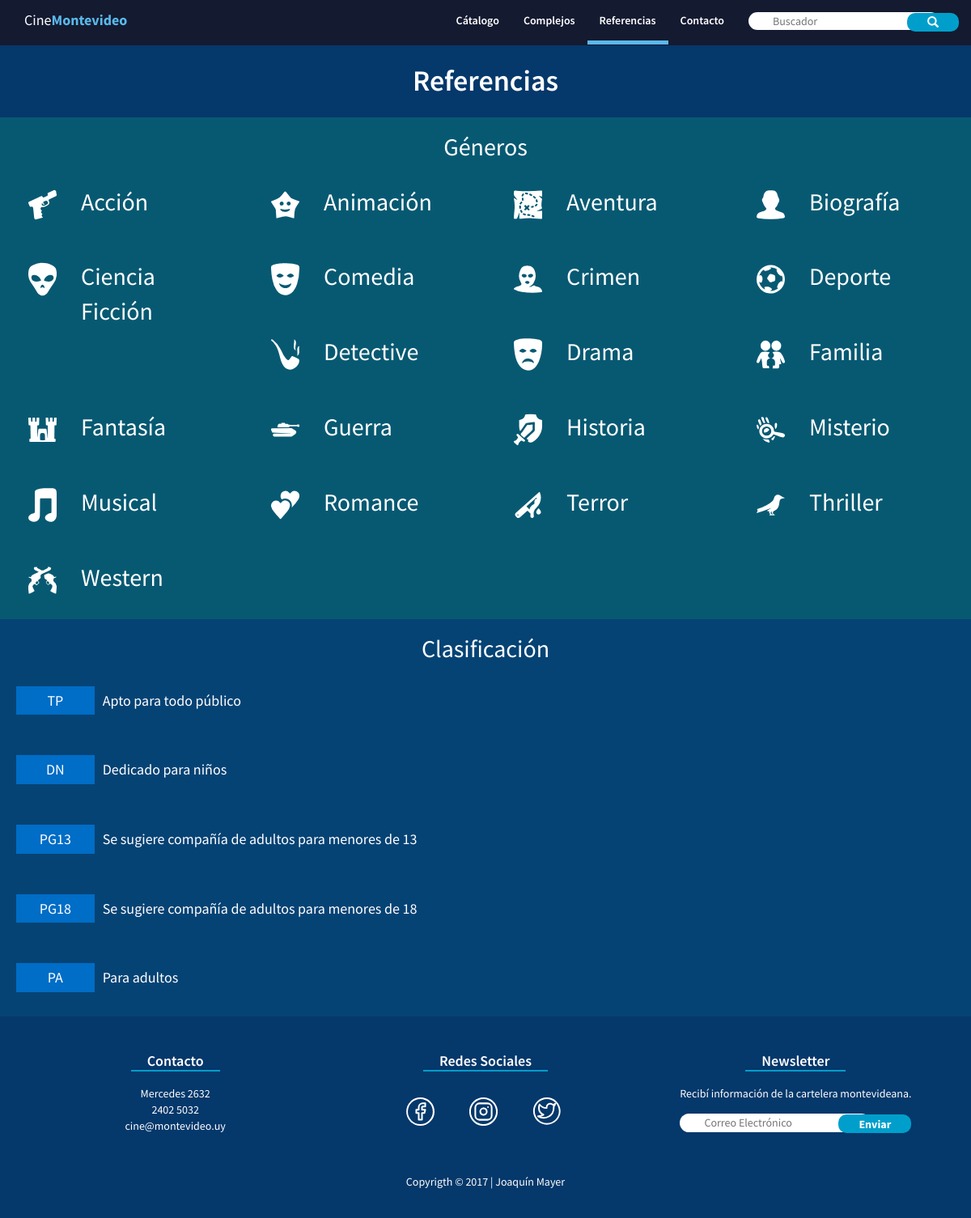
/referencias.php, run on the app's committed database.
### tables this page shows
CREATE TABLE `genero` (
  `id` int(4) NOT NULL,
  `genero` varchar(256) NOT NULL,
  `icoName` varchar(256) NOT NULL
);

CREATE TABLE `clasificacion` (
  `id` int(11) NOT NULL,
  `categoria` varchar(256) NOT NULL,
  `descripcion` varchar(256) NOT NULL
);

### referencias.php (the view, shortened to what this page needs)
<?php
include './conexion.php';
$queryGeneros = "SELECT * FROM genero  ORDER BY genero";
$resultGeneros = mysqli_query($link, $queryGeneros);
$queryClasificacion = "SELECT * FROM clasificacion";
$resultClasificacion = mysqli_query($link, $queryClasificacion);
?>
<!DOCTYPE html>
<html>
    <head>
        <link href="css/bootstrap.min.css" rel="stylesheet" type="text/css"/>
        <link href="css/main.css" rel="stylesheet" type="text/css"/>
    </head>
    <body id="referencias" class="publico">
        <header>
            <nav class="navbar navbar-fixed-top">
                <div class="container">
                    <div class="navbar-header">
                        <a class="navbar-brand" href="index.php">Cine<strong>Montevideo</strong></a>
                    </div>
                    <div class="collapse navbar-collapse" id="bs-example-navbar-collapse-1">
                        <ul class="nav navbar-nav navbar-right">
                            <li><a href="catalogo.php" >Cátalogo</a></li>
                            <li><a href="complejos.php" >Complejos</a></li>
                            <li><a href="referencias.php" class="active">Referencias</a></li>
                            <li><a href="contacto.php">Contacto</a></li>
                            <li><form class="navbar-form navbar-right" action="buscar.php" role="search"><input type="text"  placeholder="Buscador" name="q"><button type="submit" class="btn btn-info"><span class="glyphicon glyphicon-search" aria-hidden="true"></span></button></form></li>
                        </ul>
                    </div>
                </div>
            </nav>
        </header>
        <h1 class="firstDiv text-center tituloAzul">Referencias</h1>
        <div class="container-fluid">
            <div class="row"  id="generos">
                <h2 class="text-center">Géneros</h2>
                <?php
                while ($generos = mysqli_fetch_array($resultGeneros)) {
                    echo '<div class="col-xs-12 col-sm-6 col-md-4 col-lg-3 contenidoGeneros">';
                    echo '<img src="img/icons/generos/' . $generos['icoName'] . '.svg" alt="pistola" height="50" class="col-md-3">';
                    echo '<p class="col-md-8">' . $generos['genero'] . '</p>';
                    echo '</div>';
                }
                ?>
            </div>
        </div>
        <div class="container-fluid">
            <div class="row"  id="clasificacion">
                <h2 class="text-center">Clasificación</h2>
                <?php
                while ($clasificacion = mysqli_fetch_array($resultClasificacion)) {
                    echo '<div class="col-xs-12 contenidoClasificacion">';
                    echo '<p class="col-xs-1 text-center">' . $clasificacion['categoria'] . '</p>';
                    echo '<p class="col-xs-12 col-sm-8 col-md 6 ">' . $clasificacion['descripcion'] . '</p>';
                    echo '</div>';
                }
                ?>
            </div>
        </div>
        <div class="container-fluid">
            <div class="row footer">
                <div class="text-center col-sm-4 ">
                    <h4><span class="borderBottom">Contacto</span></h4>
                    <ul class="list-unstyled">
                        <li>Mercedes 2632</li>
                        <li>2402 5032</li>
                        <li>cine@montevideo.uy</li>
                    </ul>
                </div>
                <div class="text-center col-sm-4 ">
                    <h4><span class="borderBottom">Redes Sociales</span></h4>
                    <ul class="list-inline list-unstyled redesSociales">
                        <li><a href="https://www.facebook.com/"><img src="img/redes/facebook.svg" width="35"></a></li>
                        <li><a href="https://www.instagram.com/"><img src="img/redes/instagram.svg" width="35"></a></li>
                        <li><a href="https://www.twitter.com/"><img src="img/redes/twitter.svg" width="35"></a></li>
                    </ul>
                </div>
                <div class="text-center col-sm-4 ">
                    <h4><span class="borderBottom">Newsletter</span></h4>
                    <p>Recibí información de la cartelera montevideana.</p>
                    <div><form id="newsletter"  ><input type="email"  placeholder="Correo Electrónico" name="email"><button type="submit" class="btn btn-info">Enviar</button></form>
                    </div>
                </div>
                <p class="text-center">Copyrigth &COPY; 2017 | Joaquín Mayer</p>
            </div>
        </div>
    </body>
</html>

### css/main.css (style rules this page uses)
* { margin: 0; padding: 0; }
body { font-family: 'Source Sans Pro', sans-serif; background-color: #05386B; }
.navbar { margin: 0; background-color: #141A30; border-radius: 0; min-width: 409px; }
.navbar .navbar-brand { color: #FFF; }
.navbar-brand strong { color: #5AB9EA; }
.navbar-nav a { font-weight: 600; color: #FFF; border-bottom: 5px solid #141A30; }
.navbar-nav li .active { background-color: #141A30; border-bottom: 5px solid #5AB9EA; }
.btn-info { border-radius: 10px; padding: 2px 30px; color: white; font-weight: 700; background-color: #009FCB; border-style: none; margin: 25px 0 0 0; }
form { color: white; margin: 50px 0; }
.publico .navbar-form { margin-top: 15px; position: relative; }
.publico .navbar-form input { border-radius: 25px; border: none; padding: 1.1px 30px; }
.publico .navbar-form input[type="text"] { color: black; }
.publico .btn-info { margin: 0; margin-left: -40px; padding: 1.5px 25px; }
.firstDiv { margin-top: 55px; }
.borderBottom { font-weight: 600; padding: 0 20px; border-bottom:2px solid #009FCB; }
.footer { background-color: #05386B; padding: 25px; }
.footer h4 { margin: 20px 0; }
.footer .redesSociales li { margin: 15px 15px; }
.footer #newsletter { margin-top: 15px; position: relative; }
.footer #newsletter input { color: black; border-radius: 25px; border: none; padding: 1.3px 30px; }
#referencias { background-color: #141A30; color: white; }
#referencias h1 { background-color: #05386B; padding: 25px; font-weight: 600; margin-bottom: 0; }
#generos { background-color: #075972; }
#generos p { font-size: 30px; }
.contenidoGeneros { padding: 20px; }
#clasificacion { background-color: #064375; }
.contenidoClasificacion { padding: 20px; font-size: 18px; }
.contenidoClasificacion p:nth-of-type(1) { padding: 5px 0; background-color: #006DC6; }
.contenidoClasificacion p:nth-of-type(2) { padding: 5px 10px; }

### data on the page
genero: icoName (picture), genero "Acción"
genero: icoName (picture), genero "Animación"
genero: icoName (picture), genero "Aventura"
genero: icoName (picture), genero "Biografía"
genero: icoName (picture), genero "Ciencia Ficción"
genero: icoName (picture), genero "Comedia"
genero: icoName (picture), genero "Crimen"
genero: icoName (picture), genero "Deporte"
genero: icoName (picture), genero "Detective"
genero: icoName (picture), genero "Drama"
genero: icoName (picture), genero "Familia"
genero: icoName (picture), genero "Fantasía"
genero: shows a picture, genero "Guerra"
genero: icoName (picture), genero "Historia"
genero: icoName (picture), genero "Misterio"
genero: icoName (picture), genero "Musical"
genero: icoName (picture), genero "Romance"
genero: icoName (picture), genero "Terror"
genero: icoName (picture), genero "Thriller"
genero: icoName (picture), genero "Western"
clasificacion: categoria "TP", descripcion "Apto para todo público"
clasificacion: categoria "DN", descripcion "Dedicado para niños"
clasificacion: categoria "PG13", descripcion "Se sugiere compañía de adultos para menores de 13"
clasificacion: categoria "PG18", descripcion "Se sugiere compañía de adultos para menores de 18"
clasificacion: categoria "PA", descripcion "Para adultos"
